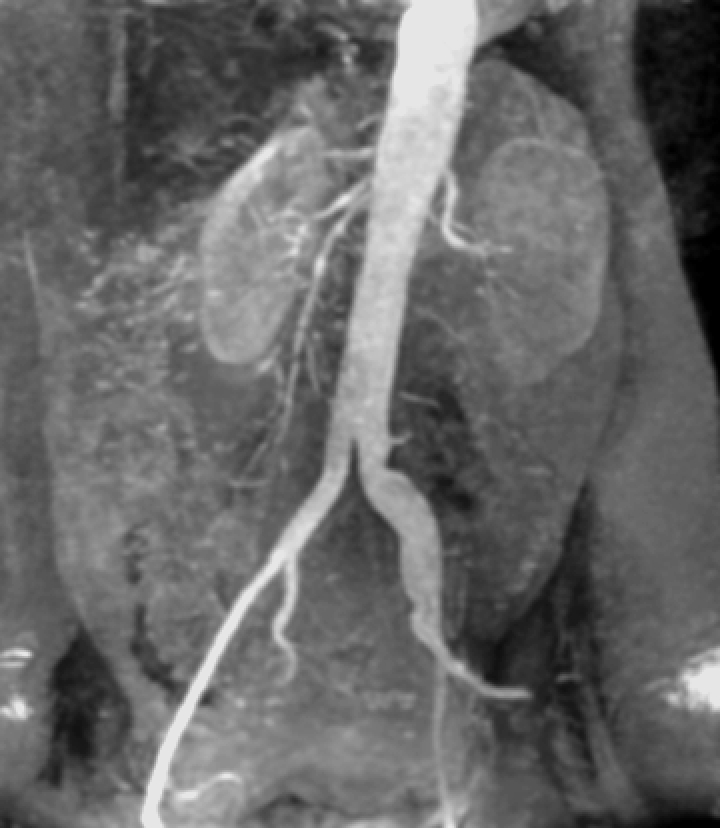
#> input picture Ek/Fig0239(c)(kidney).jpg, 720 x 828 px, found by its file name
$ python blurring.py
#> lines starting #> are read from the running program, lines starting #| are printed output that depends on the picture
from PIL import Image
import numpy as np
import os

#resmi al
giris_kidney = Image.open(r'C:\Users\DELL\Desktop\202213171807-Ayşenur Eskin\Ek\Fig0239(c)(kidney).jpg')
#> giris_kidney is the input picture: PIL image 720x828 L; min 0, max 231, mean 103.5

if os.path.exists(r'C:\Users\DELL\Desktop\202213171807-Ayşenur Eskin\Ek\Fig0239(c)(kidney).jpg'):
    print("Dosya bulundu!")
else:
    print("Dosya bulunamadı!")

# bulanıklık fonksiyonumu tanımladım
def yerel_bulaniklik(resim_c, komsuluk_boyutu=41):

#> called with komsuluk_boyutu = 41
    resim_c_np = np.array(resim_c)


    yukseklik, genislik = resim_c_np.shape #resmi yeniden boyutlandır
#> yukseklik = 828; genislik = 720


    yeni_resim_np = np.zeros_like(resim_c_np) #yeni resim dizisi


    yaricap = komsuluk_boyutu // 2


    for i in range(yaricap, yukseklik - yaricap):
        for j in range(yaricap, genislik - yaricap):

            komsuluk = resim_c_np[i - yaricap:i + yaricap + 1, j - yaricap:j + yaricap + 1]


            ortalama = np.mean(komsuluk)


            yeni_resim_np[i, j] = ortalama
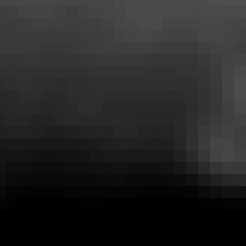
#> komsuluk: shape (41, 41) (shown 6 times larger); min 0, max 78, mean 36.2
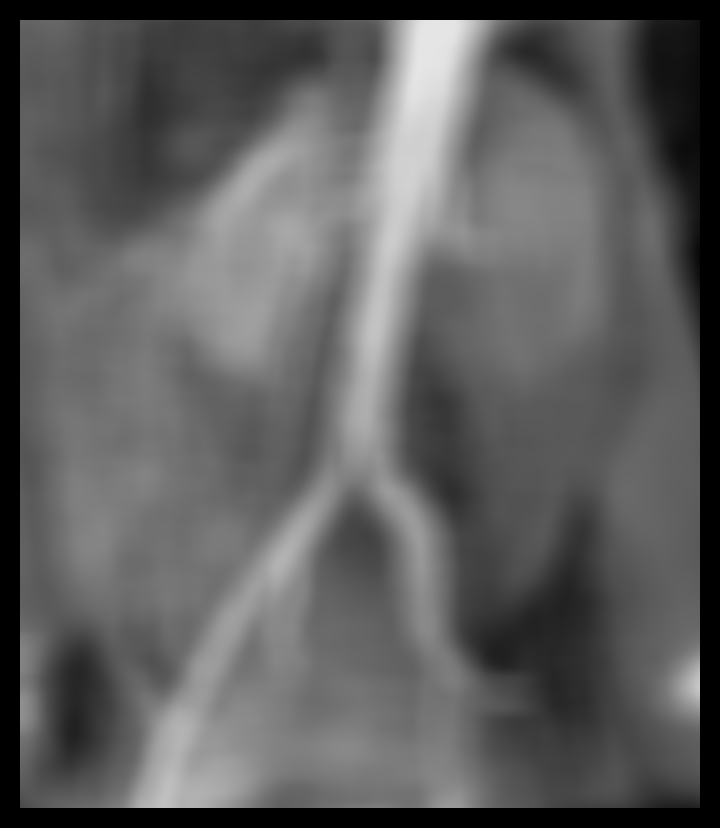
#> yeni_resim_np: shape (828, 720); min 0, max 230, mean 93.7

    # resmi geri döndür
    return Image.fromarray(np.uint8(yeni_resim_np))


# resmi bulanıklaştır
cikis_resim_a = yerel_bulaniklik(giris_kidney)


cikis_resim_a.save(r'C:\Users\DELL\Desktop\202213171807-Ayşenur Eskin\Ek\Fig0239(d)(kidney)_blur.jpg')
